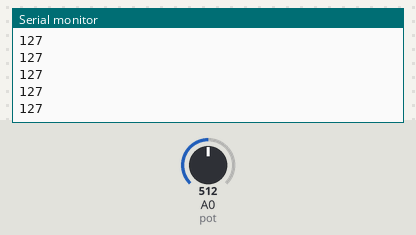
This sketch was run on a simulated Arduino Uno, built with avr-gcc and run on an emulated ATmega328P. On the bench: the last lines printed to the serial monitor. The inputs (shaded band) are chosen by the test bench; at power-on: A0 (pot) = 512.

Above: at 1.2 s.
1.3 s: A0 (pot) set to 716
At 1.31 s:
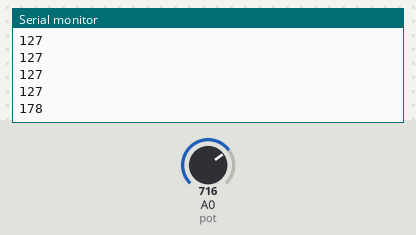
2.8 s: A0 (pot) set to 900
At 2.81 s:
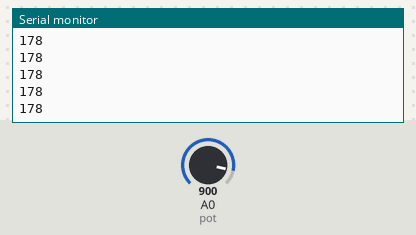
Timing chart, 0 to 5.8 s (numbered marks = the images above; inputs shaded):
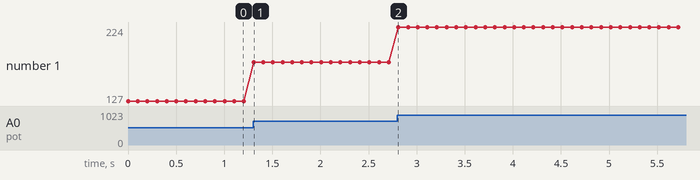

The sketch:

PotenciometroJoystick.ino
```cpp
int pot = A0;//Pin analogico (Sensores)

void setup() {
  // put your setup code here, to run once:👀
  Serial.begin(9600);//No requiere pinMode
}

void loop() {
  // put your main code here, to run repeatedly:👀
  int v = analogRead(pot);
  v = map(v, 0, 1023, 0, 255);
  Serial.println(v);
  delay(100);
}
```

Measured:
- after the input at 1.3 s, the serial monitor: prints a new line at once (image 1)
- plotted number 1: 127 → 178 after the input at 1.3 s, 178 → 224 after the input at 2.8 s
